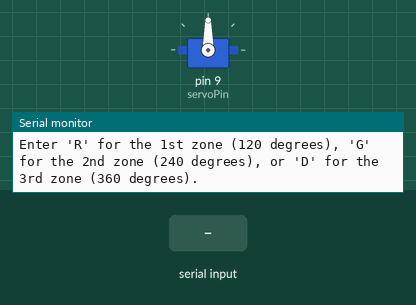
Bench run of a sketch on a simulated Arduino Uno, built with avr-gcc and run on an emulated ATmega328P. Parts: servo, the last lines printed to the serial monitor. Inputs (shaded band) come from the test bench.

Above: at 1.2 s.
1.3 s: "R" received over Serial
At 1.5 s:
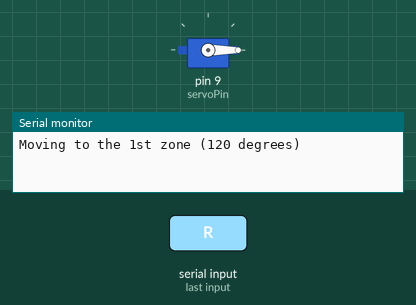
3.2 s: "G" received over Serial
At 4.4 s:
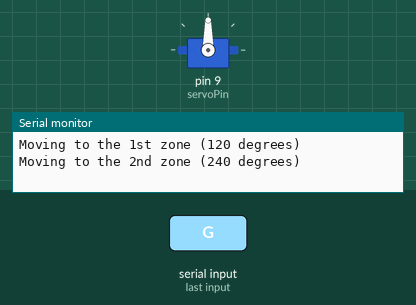
4.7 s: "D" received over Serial
At 4.94 s:
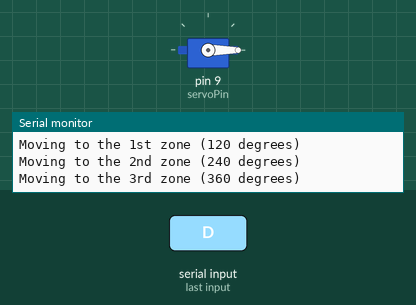
Timing chart, 0 to 7.7 s (numbered marks = the images above; inputs shaded):
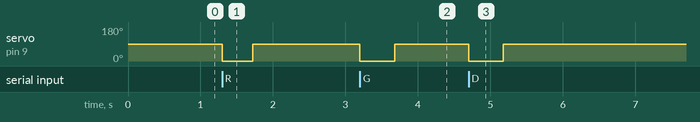

Measured:
- after the input at 1.3 s, servo on pin 9 (servoPin): 90° → 0° at once, → 90° 0.42 s later
- after the input at 3.2 s, servo on pin 9 (servoPin): 90° → 0° at once, → 90° 0.48 s later
- after the input at 4.7 s, servo on pin 9 (servoPin): 90° → 0° at once, → 90° 0.48 s later

The sketch:

servomotor_control.ino
```cpp
#include <Servo.h>

#define servoPin 9

Servo myservo;

// 구역별 회전에 필요한 시간(1433ms는 360도 회전)
const int timeToReach120Degrees = 417; // 120도 도달 시간
const int timeToReach240Degrees = 895; // 240도 도달 시간
const int timeToReach360Degrees = 1373; // 360도 도달 시간

int currentTime = 0; // 현재 위치를 기준으로 걸린 시간을 저장(0부터 시작)

// 목표 위치에 도달하기 위한 시간 계산 함수
int getRotationTime(int targetTime) {
  int rotationTime = targetTime - currentTime;
  if (rotationTime < 0) {
    rotationTime += timeToReach360Degrees; // 시계방향으로만 이동하도록 360도 더함
  }
  return rotationTime;
}

void setup() {
  Serial.begin(9600);
  myservo.attach(servoPin); // 서보모터 핀에 연결
  myservo.write(90);  // 중립 위치로 설정 (정지 상태)
  Serial.println("Enter 'R' for the 1st zone (120 degrees), 'G' for the 2nd zone (240 degrees), or 'D' for the 3rd zone (360 degrees).");
}

void loop() {
  if (Serial.available() > 0) {
    char input = Serial.read(); // 문자 입력 받기
    int targetTime = 0;         // 목표 시간(구역별 회전시간)

    // 입력에 따라 목표 시간 설정
    switch (input) {
      case 'R':
      case 'r': // 120도 구역
        targetTime = timeToReach120Degrees;
        Serial.println("Moving to the 1st zone (120 degrees)");
        break;

      case 'G':
      case 'g': // 240도 구역
        targetTime = timeToReach240Degrees;
        Serial.println("Moving to the 2nd zone (240 degrees)");
        break;

      case 'D':
      case 'd': // 360도 구역
        targetTime = timeToReach360Degrees;
        Serial.println("Moving to the 3rd zone (360 degrees)");
        break;

      default:
        Serial.println("Invalid input. Please enter 'R', 'G', or 'D'.");
        return;
    }

    // 목표 시간까지의 회전 시간 계산
    int rotationTime = getRotationTime(targetTime);

    // 모터를 시계방향으로 회전 (회전시간에 비례하여 대기 시간 설정)
    myservo.write(0); // 시계방향 회전 시작
    delay(rotationTime); // 목표 시간만큼 대기

    // 모터 정지
    myservo.write(90); // 중립 위치로 설정하여 모터 정지

    // 현재 시간 업데이트 (다음 회전 시 기준이 됨)
    currentTime = targetTime;

    delay(500); // 다음 입력을 기다리기 전에 약간의 지연
  }
}
```
